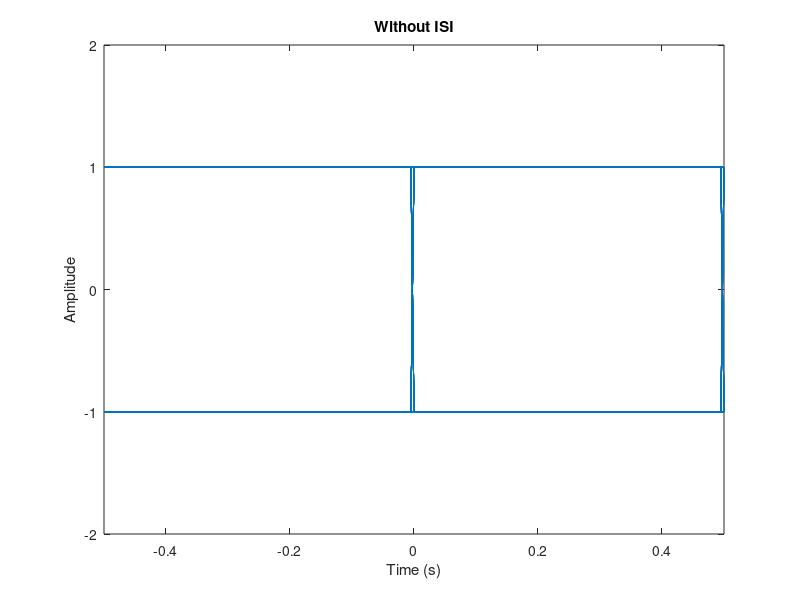
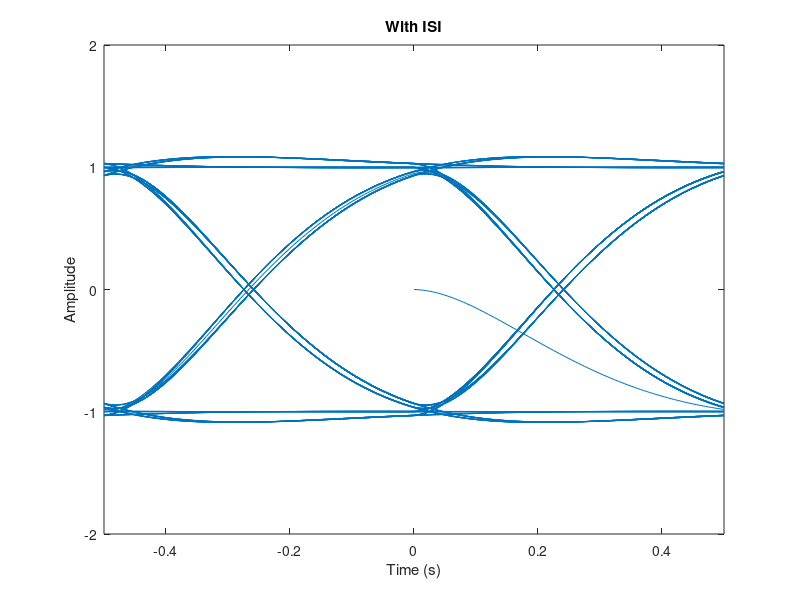
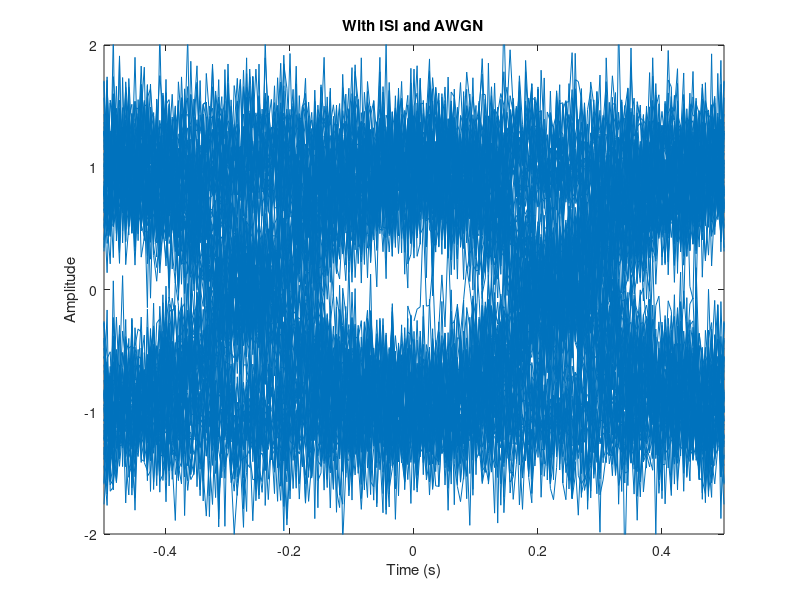

MATLAB code to generate these figures, in order:
num_bit = 200;

samp_per_bit = 100;

bits = randi([0,1], num_bit, 1);

for i = 1:num_bit
    if bits(i) == 0
        bits(i) = -1;
    end
end

Tb = 1;
snr = 10;
fs = samp_per_bit/Tb;
fc = 0.005*fs;

signal = repelem(bits, samp_per_bit);
[b,a] = butter(2, fc/(fs/2));
filtered_signal = filter(b,a,signal);
output_signal = awgn(filtered_signal, snr);

h = eyediagram(signal, num_bit);
xlabel('Time (s)');
ylabel('Amplitude');
ylim([-2,2]);
title('Without ISI');

j = eyediagram(filtered_signal, num_bit,h);
xlabel('Time (s)');
ylabel('Amplitude');
ylim([-2,2]);
title('With ISI')

eyediagram(output_signal, num_bit, h);
xlabel('Time (s)');
ylabel('Amplitude')
ylim([-2,2]);
title('With ISI and AWGN');